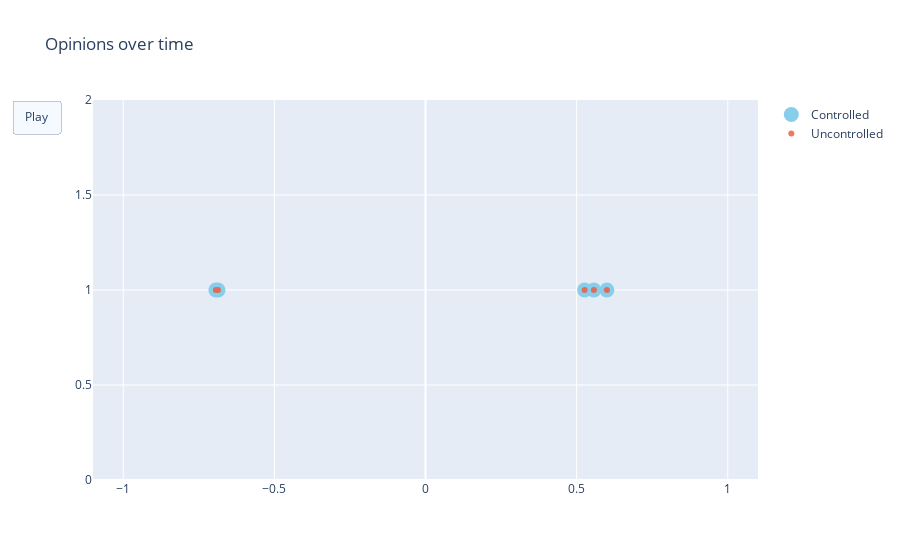

Notebook code for this chart:
### Code cell
fig = go.Figure(
    data=[go.Scatter(x=c_xs[:, 0].flatten(), y=np.ones(eq.var_dim-1),
                         mode='markers',
                         name="Controlled", marker=dict(color='SkyBlue', size=15)),
         go.Scatter(x=uc_xs[:, 0].flatten(), y=np.ones(eq.var_dim-1),
                         mode='markers',
                         name="Uncontrolled", opacity=0.8)],
    layout=go.Layout(
        xaxis=dict(range=[-1.1, 1.1], autorange=False),
        yaxis=dict(range=[0, 2], autorange=False),
        title="Opinions over time",
        updatemenus=[dict(
            type="buttons",
            buttons=[dict(label="Play",
                          method="animate",
                          args=[None, {"frame": {"duration": 25, 
                                                                        "redraw": False},
                                                              "fromcurrent": True, 
                                                              "transition": {"duration": 0.1}}])])]
    ),
    frames=[go.Frame(data=[go.Scatter(x=c_xs[:, i].flatten(), y=np.ones(eq.var_dim-1),
                         mode='markers',
                         name="Controlled", marker=dict(color='SkyBlue', size=15)),
                          go.Scatter(x=uc_xs[:, i].flatten(), y=np.ones(eq.var_dim-1),
                         mode='markers',
                         name="Uncontrolled", opacity=0.8)]) for i in range(c_xs.shape[1])]
)
fig.update_layout(transition = {'duration': 0.1})
fig.show()

### Figure 1 — Plotly figure (JSON) as saved in the notebook; plotly's stock layout.template omitted (floating-point values rounded to 4 significant figures)
{"data": [{"marker": {"color": "SkyBlue", "size": 15}, "mode": "markers", "name": "Controlled", "type": "scatter", "x": [-0.6864, -0.6935, 0.6, 0.5264, 0.5571], "y": [1, 1, 1, 1, 1]}, {"mode": "markers", "name": "Uncontrolled", "opacity": 0.8, "type": "scatter", "x": [-0.6864, -0.6935, 0.6, 0.5264, 0.5571], "y": [1, 1, 1, 1, 1]}], "layout": {"title": {"text": "Opinions over time"}, "transition": {"duration": 0.1}, "updatemenus": [{"buttons": [{"args": [null, {"frame": {"duration": 25, "redraw": false}, "fromcurrent": true, "transition": {"duration": 0.1}}], "label": "Play", "method": "animate"}], "type": "buttons"}], "xaxis": {"autorange": false, "range": [-1.1, 1.1]}, "yaxis": {"autorange": false, "range": [0, 2]}}}
